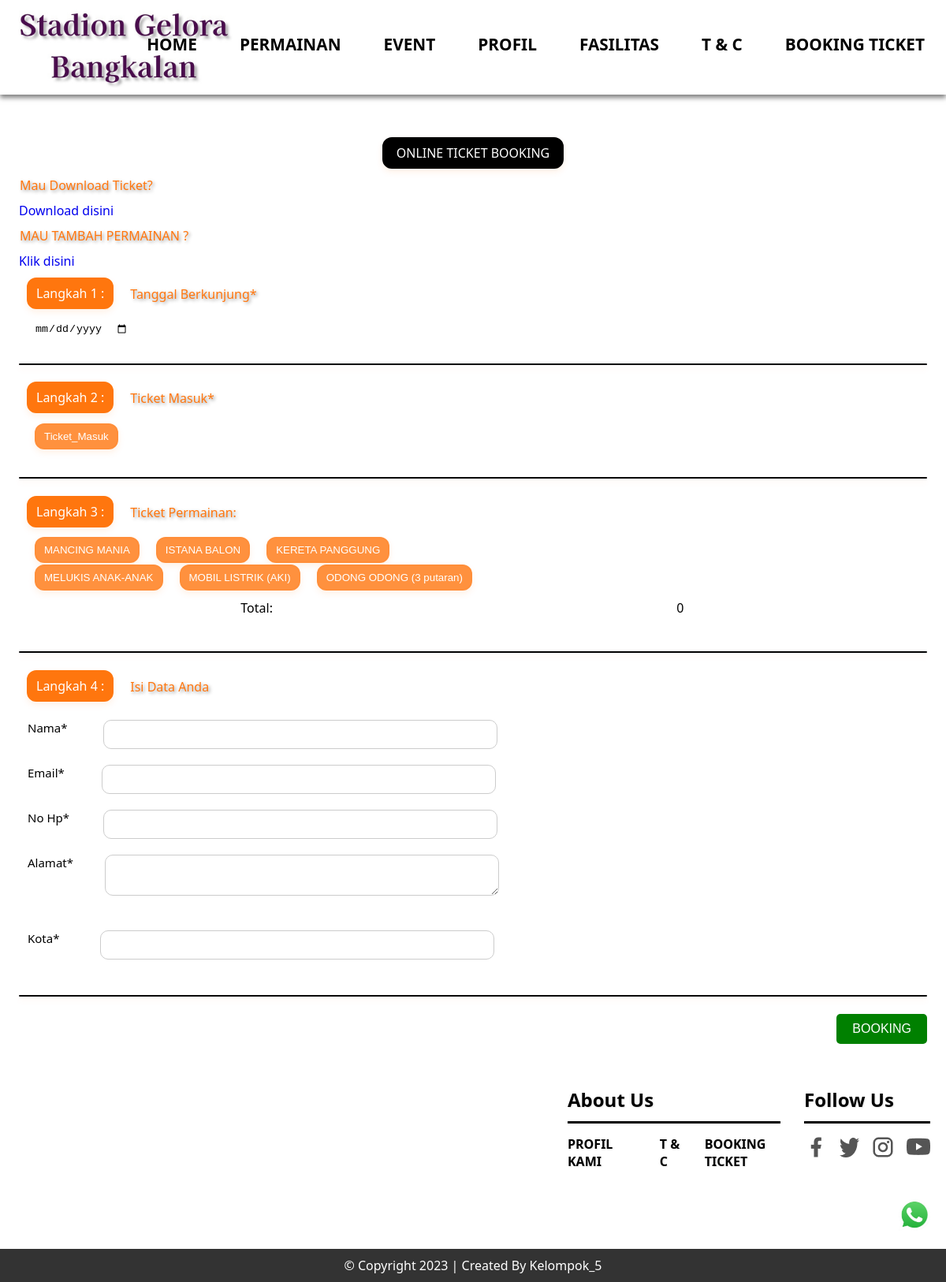
The app's page /app/user/formulirbooking.php with its own data.
### tables this page shows
CREATE TABLE `ticket_masuk` (
  `jenis` varchar(20) NOT NULL,
  `harga` int(11) NOT NULL
);

CREATE TABLE `permainan` (
  `id_permainan` varchar(256) NOT NULL,
  `nama_permainan` varchar(30) NOT NULL,
  `durasi` int(11) NOT NULL,
  `harga` int(11) NOT NULL
);

### app/user/formulirbooking.php (the view, shortened to what this page needs)
<!DOCTYPE html>
<html lang="en">
<head>
    <link rel="stylesheet" href="../../asset/css/styles.css">
</head>
<body>
    <div class="header">
        <div class="logo">
            <img src="../../asset/img/logoSGB.jpg" alt="LOGO SGB">
        </div>
        <div class="menu">
            <ul>
                <li><a href="index.php">HOME</a></li>
                <li><a href="permainan.php">PERMAINAN</a></li>
                <li><a href="event.php">EVENT</a></li>
                <li>
                    <a>PROFIL</a>
                </li>
                <li><a href="fasilitas.php">FASILITAS</a></li>
                <li><a href="t&c.php">T & C</a></li>
                <li><a href="formulirbooking.php">BOOKING TICKET</a></li>
            </ul>
        </div>
    </div>
    <div class = "isi">
        <div class="curved-box-title">ONLINE TICKET BOOKING</div>
        <div class="orangetext">Mau Download Ticket?</div>
        <a href="cektiketmasuk.php">Download disini</a>
        <div class="orangetext">MAU TAMBAH PERMAINAN ?</div>
        <a href="cektiketmasuk.php">Klik disini</a>
        <form id="booking-form" action="pilihpembayaran.php" method="POST">
            <a><div class="container">
                <div class="curved-box"> Langkah 1 :</div>
                <div class="orangetext"> Tanggal Berkunjung*</div>
                </div>
            </a>
            <input type="date" id="tanggal" name="tanggal" required><br>
            <div class='sekat'></div>
            <a><div class="container">
                <div class="curved-box"> Langkah 2 :</div>
                <div class="orangetext">Ticket Masuk*</div>
            </div></a>
            <?php
            try {
                require_once "../base.php";
                $daftarticketmasuk = $db->prepare('SELECT * from ticket_masuk');
                $daftarticketmasuk->execute();
                $daftarticketmasuk = $daftarticketmasuk->fetchAll(PDO::FETCH_ASSOC);
                foreach ($daftarticketmasuk as $obj) {
                    echo "<button type='button' class='tombol-ticket' data-jenis='{$obj['jenis']}' data-harga='{$obj['harga']}'>{$obj['jenis']}</button>";
                }
            } catch (PDOException $e) {
                echo "Connecting Failed" . $e->getMessage();
            }
            ?>
            <div class='sekat'></div>
            <div class="container">
                <div class="curved-box">Langkah 3 :</div>
                <div class="orangetext">Ticket Permainan:</div>
            </div>
            <?php
            $daftarpermainan = $db->prepare("SELECT * from permainan");
            $daftarpermainan->execute();
            $daftarpermainan = $daftarpermainan->fetchAll(PDO::FETCH_ASSOC);
            $c = 0;
            foreach ($daftarpermainan as $permainan) {
                echo "<button type='button' class='tombol-permainan' data-id='{$permainan['id_permainan']}' data-harga='{$permainan['harga']}' data-durasi='{$permainan['durasi']}'>{$permainan['nama_permainan']}</button>";
                if ($c == 2){
                    echo "<br>";
                }
                $c += 1;
            }
            ?>
            <div class="text-box-white">
                <div class="text-item-white">Total: </div>
                <div class="text-item-white"><span id="total-keseluruhan">0</span></div>
            </div>
            <div class='sekat'></div>
            <div class="container">
                <div class="curved-box">Langkah 4 :</div>
                <div class="orangetext"> Isi Data Anda</div>
            </div>
            <div class="grid-container">
                <div class="subgrid">
                    <div class="grid-item"><label for="nama">Nama*</label></div>
                    <div class="grid-item"><label for="email"></label></div>
                    <div class="grid-item"><input type="text" id="nama" name="nama" required pattern="[A-Za-z]+"></div>
                </div>
                <div class="subgrid">
                    <div class="grid-item"><label for="email">Email*</label></div>
                    <div class="grid-item"><label for="email"></label></div>
                    <div class="grid-item"><input type="email" id="email" name="email" required></div>
                </div>
                <div class="subgrid">
                    <div class="grid-item"><label for="nohp">No Hp*</label></div>
                    <div class="grid-item"><label for="email"></label></div>
                    <div class="grid-item"><input type="number" id="nohp" name="nohp" required></div>
                </div>
                <div class="subgrid">
                    <div class="grid-item"><label for="alamat">Alamat*</label></div>
                    <div class="grid-item"><label for="email"></label></div>
                    <div class="grid-item"><textarea id="alamat" name="alamat" ></textarea><br><br></div>
                </div>
                <div class="subgrid">
                    <div class="grid-item"><label for="kota">Kota*</label></div>
                    <div class="grid-item"><label for="email"></label></div>
                    <div class="grid-item"><input type="text" id="kota" name="kota" required><br></div>
                </div>
            </div>
            <div class='sekat'></div>
            <div class="btn-submit-container"><div class="btn-submit"><input type="submit" id="pesan" name="pesan" value="BOOKING"></div></div>
        </form>
    </div>
    <div class="sticky-whatsapp2">
        <a href="https://wa.me/+6287853053661" target="_blank">
            <img src="../../asset/img/logo_WA.png" alt="WhatsApp" class="whatsapp-logo">
        </a>
    </div>
    <div class="container2">
        <div class="section1">
            <h2>About Us</h2>
            <hr>
            <div class="links">
                <a href="profil_kami.php">PROFIL KAMI</a>
                <a href="t&c.php">T & C</a>
                <a href="formulirbooking.php">BOOKING TICKET</a>
            </div>
        </div>
        <div class="section">
            <h2>Follow Us</h2>
            <hr>
            <div class="social-icons">
                <a href="https://www.facebook.com/login.php"><img src="../../asset/img/fc.png" alt="Facebook"></a>
                <a href="https://x.com/"><img src="../../asset/img/tweet.png" alt="Twitter"></a>
                <a href="https://www.instagram.com/"><img src="../../asset/img/ig.png" alt="Instagram"></a>
                <a href="https://www.youtube.com/"><img src="../../asset/img/youtube.png" alt="YouTube"></a>
            </div>
        </div>
    </div>
    <div class="footer2" id="footer">
        <p>&copy; Copyright 2023 | Created By Kelompok_5</p>
    </div>
</body>
</html>

### records on screen
ticket_masuk: jenis "Ticket_Masuk"
permainan: nama_permainan "MANCING MANIA"
permainan: nama_permainan "ISTANA BALON"
permainan: nama_permainan "KERETA PANGGUNG"
permainan: nama_permainan "MELUKIS ANAK-ANAK"
permainan: nama_permainan "MOBIL LISTRIK (AKI)"
permainan: nama_permainan "ODONG ODONG (3 putaran)"
